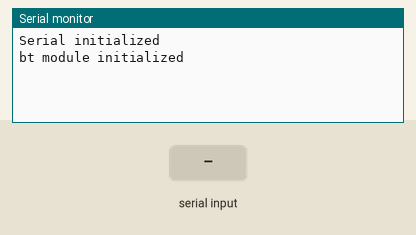
Simulated run of this sketch. Board: Arduino Uno, built with avr-gcc and run on an emulated ATmega328P. Shown: the last lines printed to the serial monitor. Inputs (shaded band) come from the test bench.

Above: at 1.2 s.
1.3 s: "1" received over the second serial link
At 2.5 s:
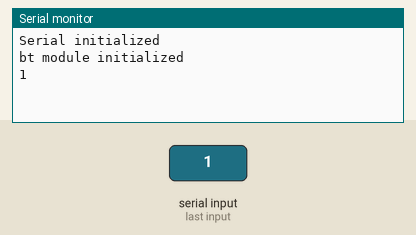
2.8 s: "0" received over the second serial link
At 3.8 s:
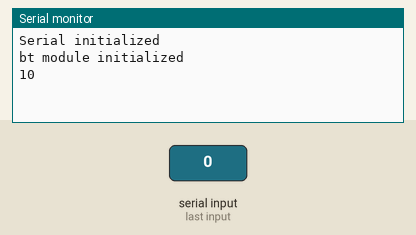

The sketch:

WaltherKraamPrax4_4.ino
```cpp
#include <SoftwareSerial.h>

SoftwareSerial bt(3,2); //rx,tx

void setup() {
  Serial.begin(9600);
  Serial.println("Serial initialized");
  bt.begin(9600);
  Serial.println("bt module initialized");

}

void loop() {

  if(bt.available()){
    Serial.write(bt.read());
  }
  if(Serial.available()){
    bt.write(Serial.read());
  }

}
```

Measured:
- after the input at 1.3 s, the serial monitor: prints a new line at once (image 1)
- after the input at 2.8 s, the serial monitor: prints a new line at once (image 2)
